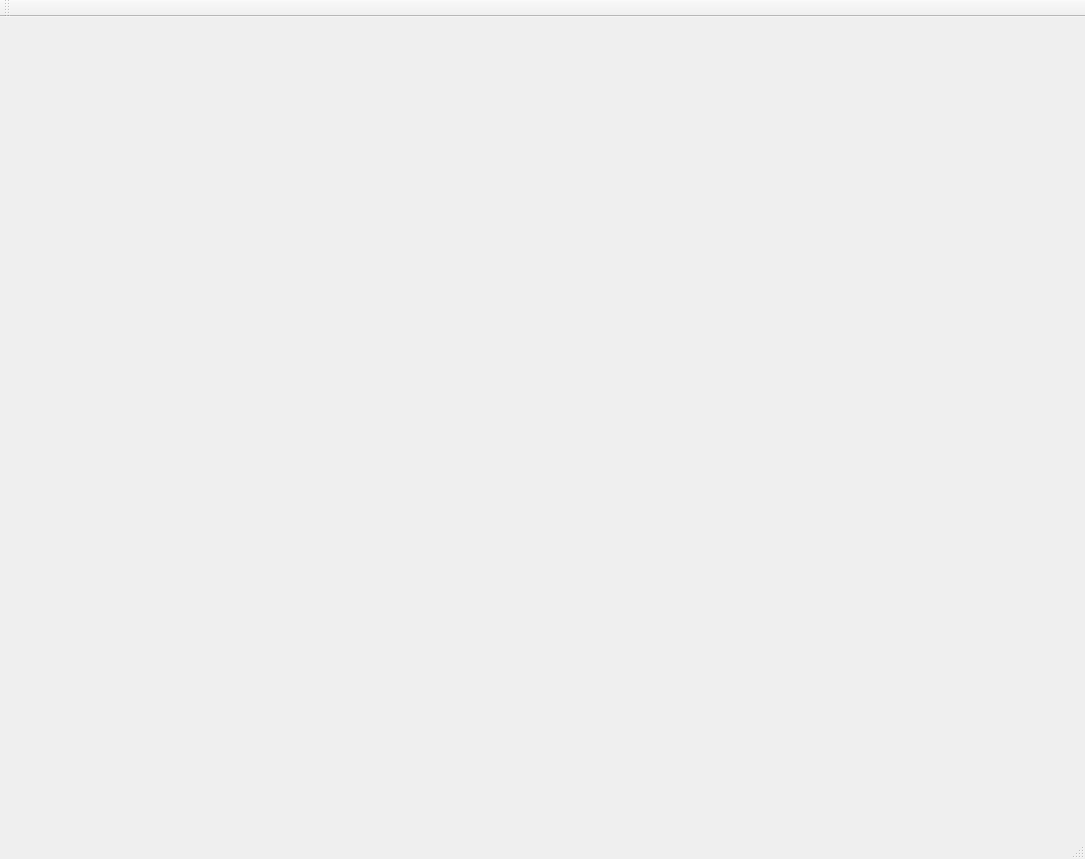
<?xml version="1.0" encoding="UTF-8"?>
<ui version="4.0">
 <class>MainWindow</class>
 <widget class="QMainWindow" name="MainWindow">
  <property name="geometry">
   <rect>
    <x>0</x>
    <y>0</y>
    <width>1085</width>
    <height>859</height>
   </rect>
  </property>
  <property name="windowTitle">
   <string>MainWindow</string>
  </property>
  <widget class="QWidget" name="centralWidget"/>
  <widget class="QMenuBar" name="menuBar">
   <property name="geometry">
    <rect>
     <x>0</x>
     <y>0</y>
     <width>1085</width>
     <height>25</height>
    </rect>
   </property>
  </widget>
  <widget class="QToolBar" name="mainToolBar">
   <attribute name="toolBarArea">
    <enum>TopToolBarArea</enum>
   </attribute>
   <attribute name="toolBarBreak">
    <bool>false</bool>
   </attribute>
  </widget>
  <widget class="QStatusBar" name="statusBar"/>
 </widget>
 <layoutdefault spacing="6" margin="11"/>
 <resources/>
 <connections/>
</ui>
